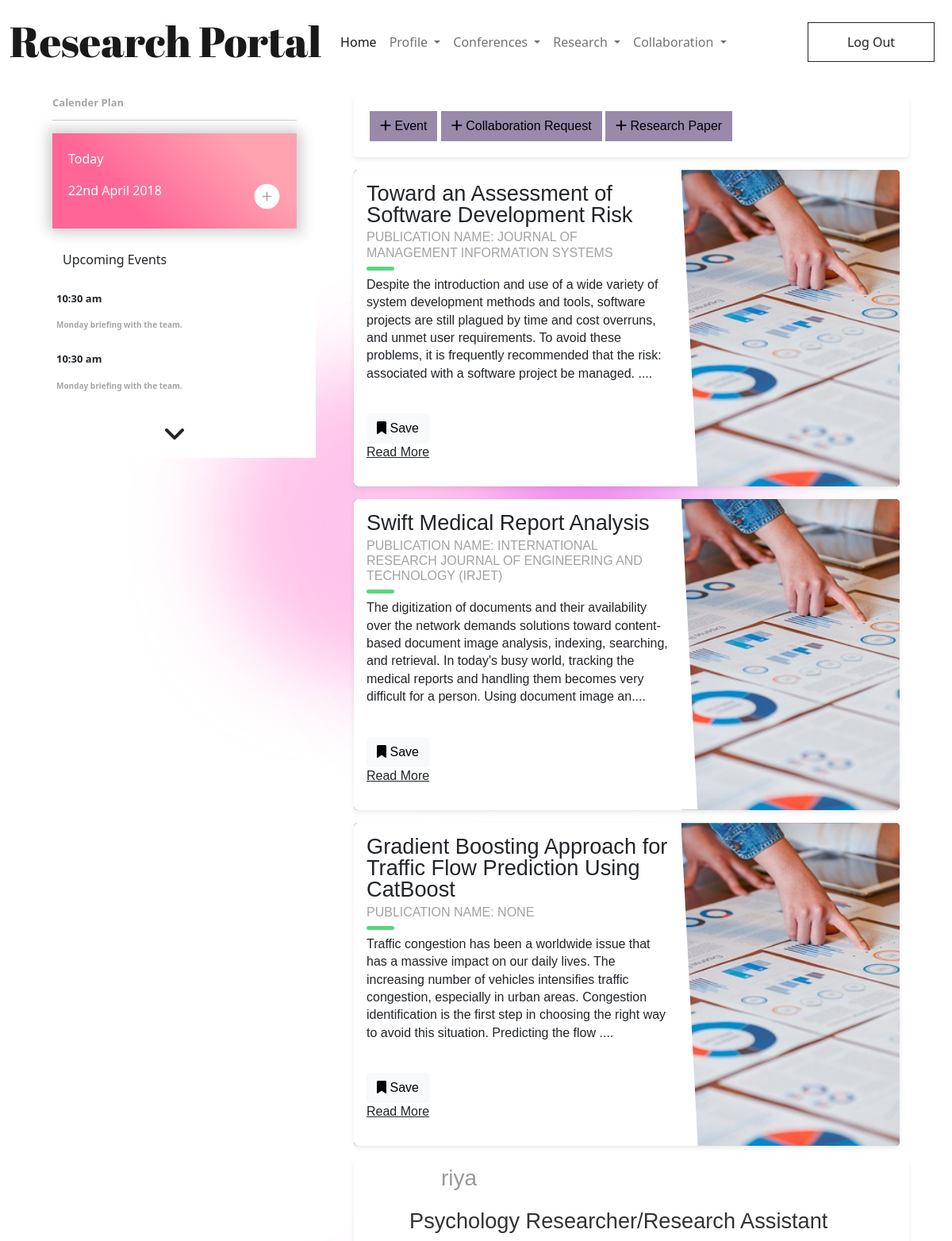
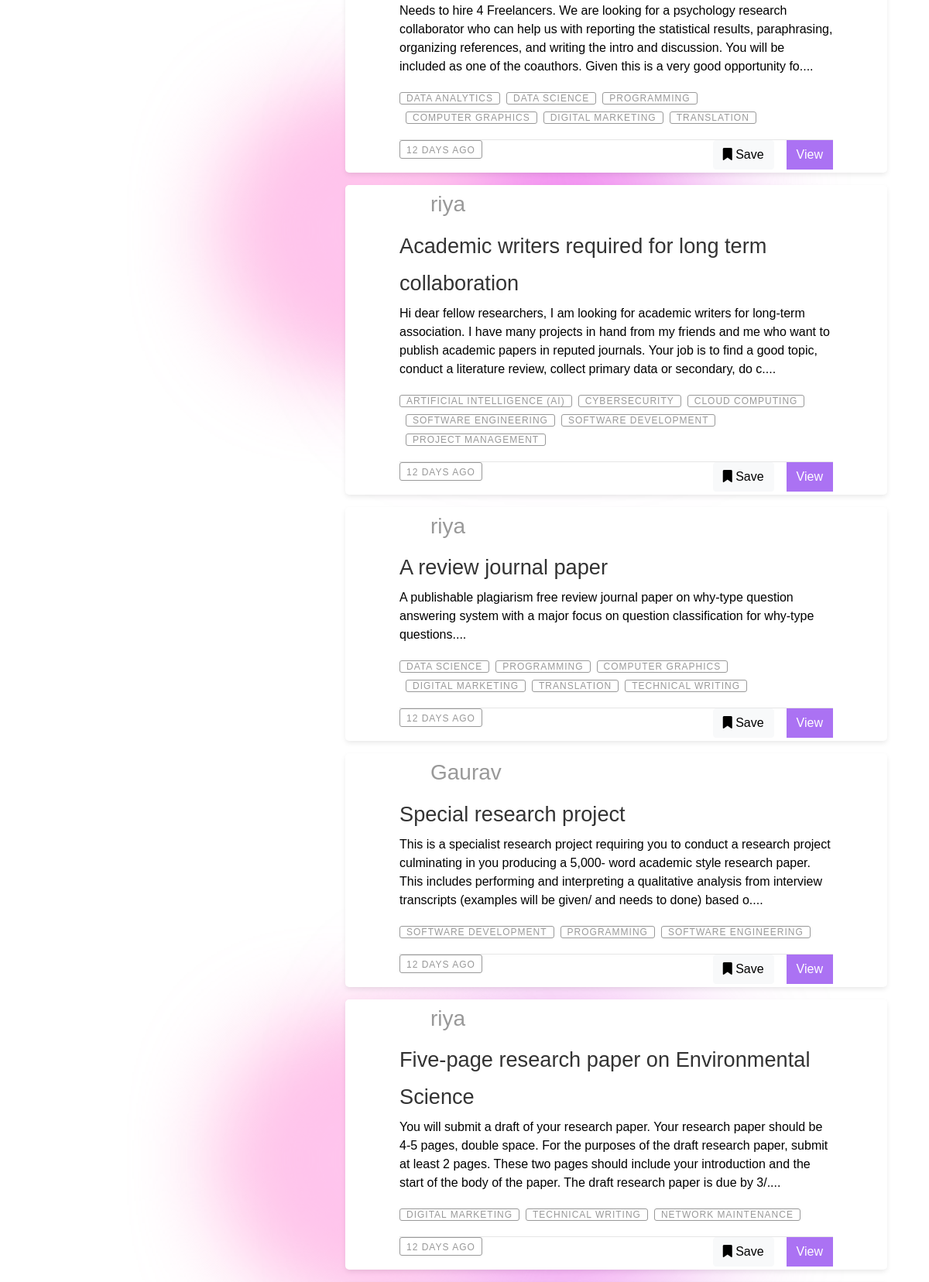
The app's page /feed/ (signed in, upper part) with its own data (2 pictures, top to bottom).
### users/models.py (models this page shows)
class ResearchPapers(models.Model):
    title = models.CharField(max_length=500)
    abstract = models.TextField()
    collab_ids = models.CharField(max_length=500, null=True)
    conference_name = models.CharField(max_length=200,null=True)
    journal_name = models.CharField(max_length=200,null=True)
    domain = models.CharField(max_length=200, null=True)
    keywords = models.TextField(null=True)
    doi = models.CharField(max_length=300,null=True)
    media = models.FileField(upload_to = 'users_media/research_papers',null=True)
    url = models.TextField(null=True)
    published_date = models.DateTimeField(null=True)
    created_at = models.DateTimeField(auto_now_add=True)

### collaboration/models.py (models this page shows)
class CollaborationRequests(models.Model):
    user = models.IntegerField(null=True)#pk of Users
    title = models.CharField(max_length=500)
    description = models.TextField()
    domain = models.CharField(max_length=500, null=True)
    skills = models.CharField(max_length=500, null=True)
    pref_workplace = models.CharField(max_length=500, null=True)
    state = models.CharField(max_length=500, null=True)
    country = models.CharField(max_length=500, null=True)
    deadline = models.DateField(null=True)
    organisation = models.CharField(max_length=500, null=True)
    media = models.FileField(upload_to='users_media/collabfiles', null=True)
    duration = models.CharField(max_length=500, null=True)
    work_type = models.CharField(max_length=500, null=True) #Part time or Full time
    created_at = models.DateTimeField(auto_now_add=True)

### users/views.py (the view)
# urls.py: path('feed/',views.dashboardfeed, name = 'feed'),
def dashboardfeed(request):
    if 'username' in request.session:
        cuser = Users.objects.filter(username = request.session['username'])[0]
        if request.method == 'GET':
            papers = ResearchPapers.objects.all().order_by("-created_at")
            conferences = Conference.objects.all()
            collabs = CollaborationRequests.objects.all().order_by("created_at")
            usernames = []
            skills = []
            for r in papers:
                r.abstract = r.abstract[:300]+"...."
            for c in collabs:
                c.description = c.description[:300]+"...."
                user = Users.objects.filter(id = c.user)[0]
                skills.append(c.skills.split(';'))
                usernames.append(user.username)
            context = {
                'papers':papers,
                'conferences':conferences,
                'collabs':collabs,
                'usernames':usernames,
                'skills':skills,
                'cuser':cuser
            }
            return render(request,'feed.html',context)
    else:
        return render(request, '404.html')

### collaboration/templatetags/index.py (called while the page is built)
@register.filter
def index(indexable, i):
    return indexable[i]

### templates/feed.html (shortened to what this page needs)
{% load static %}
{% load index %}
<!DOCTYPE html>
<html lang="en">
<head>
    <link href="https://cdn.jsdelivr.net/npm/bootstrap@5.0.2/dist/css/bootstrap.min.css" rel="stylesheet">
    <link rel="stylesheet" type="text/css" href="{% static 'css/feed.css' %}">
</head>
<body style="background-image: url('../static/img/light-bg.png');">
    <nav id="mynav" class="navbar fixed-top navbar-expand-lg navbar-light ">
        <div class="container-fluid">
            <a class="navbar-brand" href="/">Research Portal</a>
            <div class="collapse navbar-collapse" id="navbarSupportedContent">
            <ul class="navbar-nav me-auto mb-2 mb-lg-0">
                <li class="nav-item">
                <a class="nav-link active" aria-current="page" href='/feed/'>Home</a>
                </li>
                <li class="nav-item dropdown">
                <a class="nav-link dropdown-toggle" href="#" id="navbarDropdown" role="button" data-bs-toggle="dropdown" aria-expanded="false">
                    Profile
                </a>
                </li>
                <li class="nav-item dropdown">
                <a class="nav-link dropdown-toggle" href="#" id="navbarDropdown" role="button" data-bs-toggle="dropdown" aria-expanded="false">
                    Conferences
                </a>
                </li>
                <li class="nav-item dropdown">
                <a class="nav-link dropdown-toggle" href="#" id="navbarDropdown" role="button" data-bs-toggle="dropdown" aria-expanded="false">
                    Research
                </a>
                </li>
                <li class="nav-item dropdown">
                    <a class="nav-link dropdown-toggle" href="#" id="navbarDropdown" role="button" data-bs-toggle="dropdown" aria-expanded="false">
                        Collaboration
                    </a>
                </li>
            </ul>
            <form class="d-flex" action="/logout/" method="POST">
              <button type="submit" class="btn btn-outline-dark navbar-btn">Log Out</button>
            </form>
            </div>
        </div>
        </nav>
        <div class="container" style="margin-top: 80px;">
            <div class="row">
                <div class="col-md-4">
                    <div class="container" style="background-color: #ffffff;">
                        <p>
                            <br>
                        </p>
                <section class="calender-plan">
                    <p class="title">Calender Plan</p>
                    <div class="calender-card">
                    <p>Today</p>
                    <div>
                        <p>22nd April 2018</p>
                    </div>
                    </div>
                </section>
                <section class="upcoming-events">
                    <p class="title"><button class="btn event-btn">Upcoming Events</button></p>
                    <div class="event-tabs show-div">
                        <div class="tab">
                            <p class="event-time">10:30 am</p>
                            <p class="event-detail">Monday briefing with the team.</p>
                        </div>
                        <div class="tab">
                            <p class="event-time">10:30 am</p>
                            <p class="event-detail">Monday briefing with the team.</p>
                        </div>
                    </div>
                    <p style="text-align: center;">
                    <button class="btn " type="button" data-bs-toggle="collapse" data-bs-target="#collapseExample" aria-expanded="false" aria-controls="collapseExample" style="font-size: 32px;">
                        <i class="fa fa-angle-down"></i>
                    </button>
                      </p>
                </section>
                </div>
        </div>
        <div class="col-md-8">
            <div class='container rp-container'>
                <p>
                    <br>
                </p>
                <div class="tabset">
                  <div class="tab-panels">
                              <section id="marzen" class="tab-panel">
                                <div class="blog-container">
                                    <div class="write-post-container ">
                                    <div class="add-post-links">
                                    <form method="GET">
                                    <a href="#">
                                    <button type="submit" class=" btn btn-add" data-bs-toggle="modal" formaction="/addevent/"><i class="fa fa-plus"></i> Event</button>
                                    <a href="#"><button type="submit" formaction="/collaboration/postcollab/" class=" btn btn-add" data-bs-toggle="modal"><i class="fa fa-plus"></i> Collaboration Request</button>
                                    <a href="#"><button type="submit" formaction="/addresearchpaper/" class=" btn btn-add" data-bs-toggle="modal"><i class="fa fa-plus"></i> Research Paper</button>
                                    </form>
                                </div>
                                    </div>
                                </div>
                              </section>
                      </div>
                  </div>
                  </div>
            <div class='container rp-container'>
              <div class="tabset">
                <div class="tab-panels">
                            <section id="marzen" class="tab-panel">
                        {% for p in papers %}
                        <div class="blog-card alt">
                            <div class="meta">
                            <div class="photo" ></div>
                            <ul class="details">
                            <li class="author"><a href="#">Collaborator Name</a></li>
                            <li class="date">July. 15, 2015</li>
                            <li class="tags">
                                <ul>
                                <li><a href="#">Domain: {{p.domain}}</a></li>
                                </ul>
                            </li>
                            </ul>
                            </div>
                            <div class="description">
                                <h1>{{p.title}}
                        </h1>
                        <h2>Publication Name: {{p.journal_name}}</h2>
                                <p>{{p.abstract}}
                        </p>
                        <p class="read-more">
                        <a href="#" style="padding-right: 10px;">
                        <form method="POST">
                            <button type="button" class=" btn btn-light" data-bs-toggle="modal"><i class="fa fa-bookmark"></i>  Save</button>
                        </form>
                        <a href="/viewresearchpaper/{{p.id}}">Read More</a>
                        </p>
                        </div>
                        </div>
                        {% endfor %}
                        </section>
                    </div>
                </div>
                </div>
                <div class='container rp-container'>
                    <div class="tabset">
                      <div class="tab-panels">
                                  <section id="marzen" class="tab-panel">
                                    {% for c in collabs %}
                                    <div class="blog-container ">
                                        <div class="blog-header">
                                            <div class="blog-author--no-cover">
                                                <h3>{{ usernames|index:forloop.counter0 }}</h3>
                                            </div>
                                        </div>
                                        <div class="blog-body">
                                            <div class="blog-title">
                                            <h1><a href="#">{{c.title}}</a></h1>
                                            </div>
                                            <div class="blog-summary">
                                            <p>{{c.description}}</p>
                                            </div>
                                            <div class="blog-tags">
                                            <ul>
                                                {% for skill in skills|index:forloop.counter0 %}
                                                <li><a href="#">{{skill}}</a></li>
                                                {% endfor %}
                                            </ul>
                                            </div>
                                        </div>
                                        <div class="blog-footer">
                                            <ul>
                                            <li class="published-date">12 days ago</li>
                                            <li class="comments"><a href="#"><button type="button" class=" btn  btn-light" data-bs-toggle="modal"><i class="fa fa-bookmark"></i> Save</button></li>
                                            <li class="shares">
                                            <form method="GET" action="/collaboration/viewcollab/{{c.id}}">
                                                <button type="submit" class=" btn btn-con" data-bs-toggle="modal" data-bs-target="#exampleModal">View</button>
                                            </form>
                                            </li>
                                            </ul>
                                        </div>
                                        </div>
                                        {% endfor %}
                                  </section>
                          </div>
                      </div>
                      </div>
            </div>
        </div>
    </div>
</body>
</html>

### records on screen
ResearchPapers: title "Toward an Assessment of Software Development Risk", journal_name "JOURNAL OF MANAGEMENT INFORMATION SYSTEMS", abstract "Despite the introduction and use of a wide variety of system development methods and tools, software projects are still plagued by time and cost overruns, and unmet user requirements. To avoid these problems, it is frequently recommended that the risk: associated with a software project be managed. ...."
ResearchPapers: title "Swift Medical Report Analysis", journal_name "INTERNATIONAL RESEARCH JOURNAL OF ENGINEERING AND TECHNOLOGY (IRJET)", abstract "The digitization of documents and their availability over the network demands solutions toward content-based document image analysis, indexing, searching, and retrieval. In today's busy world, tracking the medical reports and handling them becomes very difficult for a person. Using document image an...."
ResearchPapers: title "Gradient Boosting Approach for Traffic Flow Prediction Using CatBoost", journal_name "NONE", abstract "Traffic congestion has been a worldwide issue that has a massive impact on our daily lives. The increasing number of vehicles intensifies traffic congestion, especially in urban areas. Congestion identification is the first step in choosing the right way to avoid this situation. Predicting the flow ...."
CollaborationRequests: counter0 "riya", title "Psychology Researcher/Research Assistant", description "Needs to hire 4 Freelancers. We are looking for a psychology research collaborator who can help us with reporting the statistical results, paraphrasing, organizing references, and writing the intro and discussion. You will be included as one of the coauthors. Given this is a very good opportunity fo....", skills "DATA ANALYTICS" "DATA SCIENCE" "PROGRAMMING" "COMPUTER GRAPHICS" "DIGITAL MARKETING" "TRANSLATION"
CollaborationRequests: counter0 "riya", title "Academic writers required for long term collaboration", description "Hi dear fellow researchers, I am looking for academic writers for long-term association. I have many projects in hand from my friends and me who want to publish academic papers in reputed journals. Your job is to find a good topic, conduct a literature review, collect primary data or secondary, do c....", skills "ARTIFICIAL INTELLIGENCE (AI)" "CYBERSECURITY" "CLOUD COMPUTING" "SOFTWARE ENGINEERING" "SOFTWARE DEVELOPMENT" "PROJECT MANAGEMENT"
CollaborationRequests: counter0 "riya", title "A review journal paper", description "A publishable plagiarism free review journal paper on why-type question answering system with a major focus on question classification for why-type questions....", skills "DATA SCIENCE" "PROGRAMMING" "COMPUTER GRAPHICS" "DIGITAL MARKETING" "TRANSLATION" "TECHNICAL WRITING"
CollaborationRequests: counter0 "Gaurav", title "Special research project", description "This is a specialist research project requiring you to conduct a research project culminating in you producing a 5,000- word academic style research paper. This includes performing and interpreting a qualitative analysis from interview transcripts (examples will be given/ and needs to done) based o....", skills "SOFTWARE DEVELOPMENT" "PROGRAMMING" "SOFTWARE ENGINEERING"
CollaborationRequests: counter0 "riya", title "Five-page research paper on Environmental Science", description "You will submit a draft of your research paper. Your research paper should be 4-5 pages, double space. For the purposes of the draft research paper, submit at least 2 pages. These two pages should include your introduction and the start of the body of the paper. The draft research paper is due by 3/....", skills "DIGITAL MARKETING" "TECHNICAL WRITING" "NETWORK MAINTENANCE"
